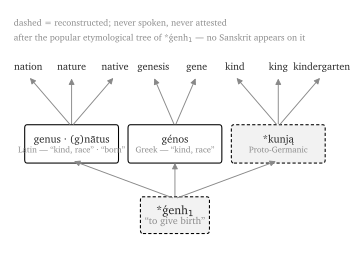

This chart was generated by the following Python code:
#!/usr/bin/env python3
"""Figure A — the pyramid's own tree, simplified (the PIE fraud exhibit).

A cleaned-down rendering of the popular *ǵenh₁ etymological tree
(after the widely-shared Starkey Comics chart): the starred phantom at
the root, three real branch-heads, a few leaves each — and no Sanskrit
anywhere on the page. Dashed = reconstructed, never attested. The figure
reproduces the pyramid's account faithfully; the caption does the work.

Word data (all from the pyramid's own chart / standard dictionaries):
  root   : *ǵenh₁ "to give birth"           [reconstructed — dashed]
  Latin  : genus "kind, race"; (g)nātus "born"
           → nation, nature, native, gender
  Greek  : génos "kind, race"; génesis
           → genesis, gene
  PGmc   : *kunją [reconstructed — dashed]
           → kind, kin, king, kindergarten
  Celtic : Cóemgen → Kevin  (the smile)
"""
import sys
from pathlib import Path

sys.path.insert(0, str(Path(__file__).resolve().parent.parent))
from _shared.style import setup, FILL, ACCENT, EDGE  # noqa: E402

import matplotlib.pyplot as plt  # noqa: E402
from matplotlib.patches import FancyBboxPatch  # noqa: E402

OUT = Path(__file__).resolve().parent


def box(ax, x, y, text, sub=None, dashed=False, w=1.30, h=0.42, fs=8.0):
    style = dict(boxstyle="round,pad=0.06", linewidth=0.8,
                 edgecolor=EDGE, facecolor="white")
    if dashed:
        style.update(linestyle=(0, (3, 2)), facecolor="#f2f2f2")
    ax.add_patch(FancyBboxPatch((x - w / 2, y - h / 2), w, h, **style))
    if sub:
        ax.text(x, y + 0.075, text, ha="center", va="center",
                fontsize=fs, style="italic", color=FILL)
        ax.text(x, y - 0.115, sub, ha="center", va="center",
                fontsize=fs - 1.6, color=ACCENT)
    else:
        ax.text(x, y, text, ha="center", va="center",
                fontsize=fs, style="italic", color=FILL)


def arrow(ax, x0, y0, x1, y1):
    ax.annotate("", xy=(x1, y1), xytext=(x0, y0),
                arrowprops=dict(arrowstyle="-|>", color=ACCENT,
                                linewidth=0.7, shrinkA=2, shrinkB=2))


def main():
    fig, ax = setup(figsize=(4.5, 3.3))
    ax.set_xlim(-4.0, 4.1)
    ax.set_ylim(-0.45, 4.0)
    ax.axis("off")

    # --- root: the phantom ---
    box(ax, 0.0, 0.25, "*ǵenh$_1$", sub="“to give birth”",
        dashed=True, w=1.55, h=0.55, fs=9.0)

    # --- branch-heads ---
    heads = [
        (-2.5, 1.55, "genus · (g)nātus", "Latin — “kind, race” · “born”", False),
        (0.0,  1.55, "génos", "Greek — “kind, race”", False),
        (2.5,  1.55, "*kunją", "Proto-Germanic", True),
    ]
    for x, y, t, s, d in heads:
        box(ax, x, y, t, sub=s, dashed=d, w=2.15, h=0.58)
        arrow(ax, 0.0, 0.55, x, y - 0.30)

    # --- leaves (plain text, like the popular chart's outer ring) ---
    leaves = {
        -2.5: ["nation", "nature", "native"],
        0.0:  ["genesis", "gene"],
        2.5:  ["kind", "king", "kindergarten"],
    }
    for hx, words in leaves.items():
        n = len(words)
        for i, w_ in enumerate(words):
            lx = hx + (i - (n - 1) / 2) * 1.05
            ly = 2.95
            ax.text(lx, ly, w_, ha="center", va="center", fontsize=7.6,
                    style="italic", color=FILL)
            arrow(ax, hx, 1.87, lx, ly - 0.16)

    # --- legend ---
    ax.text(-3.9, 3.75, "dashed = reconstructed; never spoken, never attested",
            fontsize=6.8, color=ACCENT, ha="left", va="center")
    ax.text(-3.9, 3.48, "after the popular etymological tree of *ǵenh$_1$ — "
            "no Sanskrit appears on it",
            fontsize=6.8, color=ACCENT, ha="left", va="center")

    for name in ("genh_pie_tree.from-py-cd.svg", "genh_pie_tree.svg"):
        fig.savefig(OUT / name, bbox_inches="tight")
    print("wrote", OUT / "genh_pie_tree.svg")


if __name__ == "__main__":
    main()
